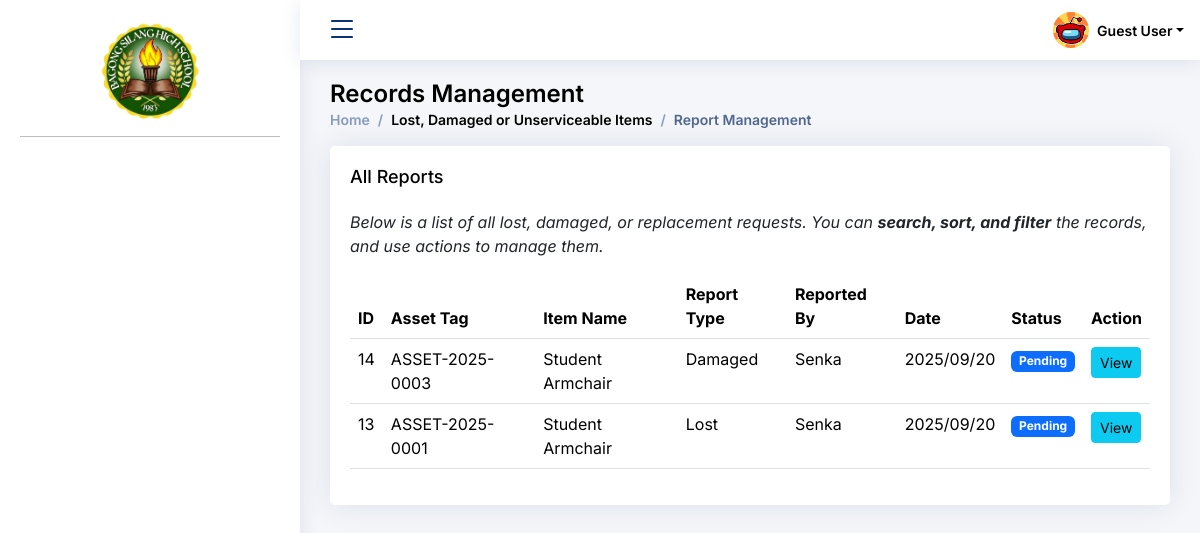
Before: /User_Admin/asset_reporting_module/reporting_management.php with the older database file.
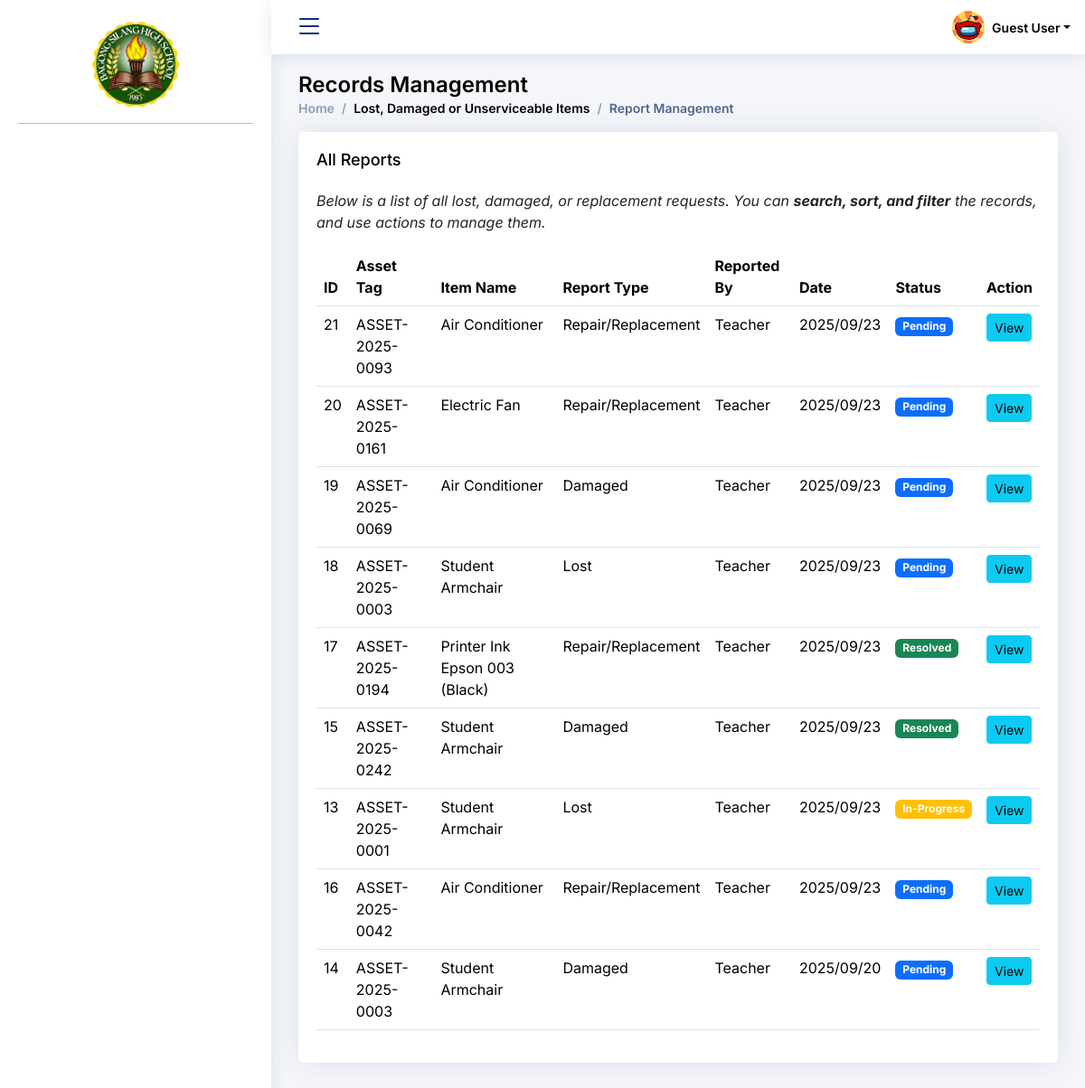
After: the same page with the newer database file.
### tables this page shows
CREATE TABLE `bcp_sms4_reports` (
  `id` int(11) NOT NULL,
  `report_type` enum('Lost','Damaged','Repair/Replacement') NOT NULL,
  `reported_by` int(11) NOT NULL,
  `assigned_to` int(11) DEFAULT NULL,
  `date_reported` timestamp NULL DEFAULT current_timestamp() ON UPDATE current_timestamp(),
  `status` enum('Pending','In-Progress','Resolved','Rejected') DEFAULT 'Pending',
  `description` text DEFAULT NULL,
  `evidence` varchar(255) DEFAULT NULL,
  `asset_id` int(11) NOT NULL
);

CREATE TABLE `bcp_sms4_asset` (
  `asset_id` int(11) NOT NULL,
  `item_id` int(11) NOT NULL,
  `property_tag` varchar(255) NOT NULL,
  `status` enum('In-Use','In-Storage','Damaged','Disposed','Lost') DEFAULT 'In-Use',
  `location` varchar(100) DEFAULT NULL,
  `assigned_to` varchar(100) DEFAULT NULL,
  `date_registered` date NOT NULL
);

CREATE TABLE `bcp_sms4_items` (
  `item_id` int(11) NOT NULL,
  `item_name` varchar(100) NOT NULL,
  `category` varchar(50) NOT NULL,
  `item_type` enum('Asset','Consumable') NOT NULL,
  `unit` varchar(50) NOT NULL
);

CREATE TABLE `bcp_sms4_admins` (
  `id` int(11) NOT NULL,
  `user_type` enum('admin','teacher','custodian') NOT NULL,
  `username` varchar(255) NOT NULL,
  `fullname` varchar(255) NOT NULL,
  `password` varchar(255) NOT NULL,
  `email` varchar(255) NOT NULL
);

### User_Admin/asset_reporting_module/reporting_management.php (the view, shortened to what this page needs)
<?php
include '../../connection.php';
$query = "SELECT r.id, u.username AS teacher, r.report_type, r.status, r.description, r.date_reported, r.evidence,
                 a.property_tag, i.item_name,
                 c.username AS custodian
          FROM bcp_sms4_reports r
          JOIN bcp_sms4_admins u ON r.reported_by = u.id
          LEFT JOIN bcp_sms4_admins c ON r.assigned_to = c.id
          LEFT JOIN bcp_sms4_asset a ON r.asset_id = a.asset_id
          LEFT JOIN bcp_sms4_items i ON a.item_id = i.item_id
          ORDER BY r.date_reported DESC";
$results = $conn->query($query);
?>
<!DOCTYPE html>
<html lang="en">
<head>
  <link href="../../assets/vendor/bootstrap/css/bootstrap.min.css" rel="stylesheet">
  <link href="../../assets/vendor/bootstrap-icons/bootstrap-icons.css" rel="stylesheet">
  <link href="../../assets/vendor/boxicons/css/boxicons.min.css" rel="stylesheet">
  <link href="../../assets/vendor/quill/quill.snow.css" rel="stylesheet">
  <link href="../../assets/vendor/quill/quill.bubble.css" rel="stylesheet">
  <link href="../../assets/vendor/remixicon/remixicon.css" rel="stylesheet">
  <link href="../../assets/vendor/simple-datatables/style.css" rel="stylesheet">
  <link href="../../assets/css/style.css" rel="stylesheet">
  <link href="../../assets/css/schedule_maintenance.css" rel="stylesheet">
</head>
<body>
<?php
include '../../components/nav-bar.php';
?>
  <main id="main" class="main">
<div class="pagetitle">
  <h1>Records Management</h1>
  <nav>
    <ol class="breadcrumb">
      <li class="breadcrumb-item"><a href="<?=BASE_URL?>User_Admin/dashboard.php">Home</a></li>
      <li class="breadcrumb-item">Lost, Damaged or Unserviceable Items</li>
      <li class="breadcrumb-item active">Report Management</li>
    </ol>
  </nav>
</div>
<section class="section">
<div class="row">
    <div class="col-lg-12">
    <div class="card">
        <div class="card-body">
        <h5 class="card-title">All Reports</h5>
        <p><em>Below is a list of all lost, damaged, or replacement requests. You can <b>search, sort, and filter</b> the records, and use actions to manage them.</em></p>
        <table class="table datatable">
            <thead>
            <tr>
                <th>ID</th>
                <th>Asset Tag</th>
                <th>Item Name</th>
                <th>Report Type</th>
                <th>Reported By</th>
                <th>Date</th>
                <th>Status</th>
                <th>Action</th>
            </tr>
            </thead>
            <tbody>
            <?php while ($row = $results->fetch_assoc()): ?>
            <tr>
                <td><?= $row['id']?></td>
                <td><?= htmlspecialchars($row['property_tag'] ?? 'N/A') ?></td>
                <td><?= htmlspecialchars($row['item_name'] ?? 'N/A') ?></td>
                <td><?= htmlspecialchars($row['report_type'])?></td>
                <td><?= htmlspecialchars($row['teacher'])?></td>
                <td><?= date('Y/m/d', strtotime($row['date_reported']))?></td>
                <td>
                    <?php
                    $statusClass = match($row['status']) {
                        'Resolved'    => 'badge bg-success',
                        'In-Progress' => 'badge bg-warning',
                        'Pending'     => 'badge bg-primary',
                        'Rejected'    => 'badge bg-danger',
                        default       => 'badge bg-secondary'
                    };
                    ?>
                    <span class="<?= $statusClass; ?>"><?= htmlspecialchars($row['status']); ?></span>
                </td>
                <td>
                    <button class="btn btn-sm btn-info view-btn" data-id="<?= $row['id']; ?>">View</button>
                </td>
            </tr>
            <?php endwhile; ?>
            </tbody>
        </table>
        </div>
    </div>
    </div>
</div>
</section>
  </body>
</html>

Changed rows visible on the page:
added bcp_sms4_reports: id "21", asset.property_tag "ASSET-2025-0093", bcp_sms4_items.item_name "Air Conditioner", report_type "Repair/Replacement", bcp_sms4_admins.username "Teacher", date_reported "2025/09/23", status "Pending"
added bcp_sms4_reports: id "20", asset.property_tag "ASSET-2025-0161", bcp_sms4_items.item_name "Electric Fan", report_type "Repair/Replacement", bcp_sms4_admins.username "Teacher", date_reported "2025/09/23", status "Pending"
added bcp_sms4_reports: id "19", asset.property_tag "ASSET-2025-0069", bcp_sms4_items.item_name "Air Conditioner", report_type "Damaged", bcp_sms4_admins.username "Teacher", date_reported "2025/09/23", status "Pending"
added bcp_sms4_reports: id "18", asset.property_tag "ASSET-2025-0003", bcp_sms4_items.item_name "Student Armchair", report_type "Lost", bcp_sms4_admins.username "Teacher", date_reported "2025/09/23", status "Pending"
added bcp_sms4_reports: id "17", asset.property_tag "ASSET-2025-0194", bcp_sms4_items.item_name "Printer Ink Epson 003 (Black)", report_type "Repair/Replacement", bcp_sms4_admins.username "Teacher", date_reported "2025/09/23", status "Resolved"
added bcp_sms4_reports: id "15", asset.property_tag "ASSET-2025-0242", bcp_sms4_items.item_name "Student Armchair", report_type "Damaged", bcp_sms4_admins.username "Teacher", date_reported "2025/09/23", status "Resolved"
changed bcp_sms4_reports id 13: bcp_sms4_admins.username "Senka" → "Teacher"; date_reported "2025/09/20" → "2025/09/23"; status "Pending" → "In-Progress"; moves up the list
added bcp_sms4_reports: id "16", asset.property_tag "ASSET-2025-0042", bcp_sms4_items.item_name "Air Conditioner", report_type "Repair/Replacement", bcp_sms4_admins.username "Teacher", date_reported "2025/09/23", status "Pending"
changed bcp_sms4_reports id 14: bcp_sms4_admins.username "Senka" → "Teacher"
